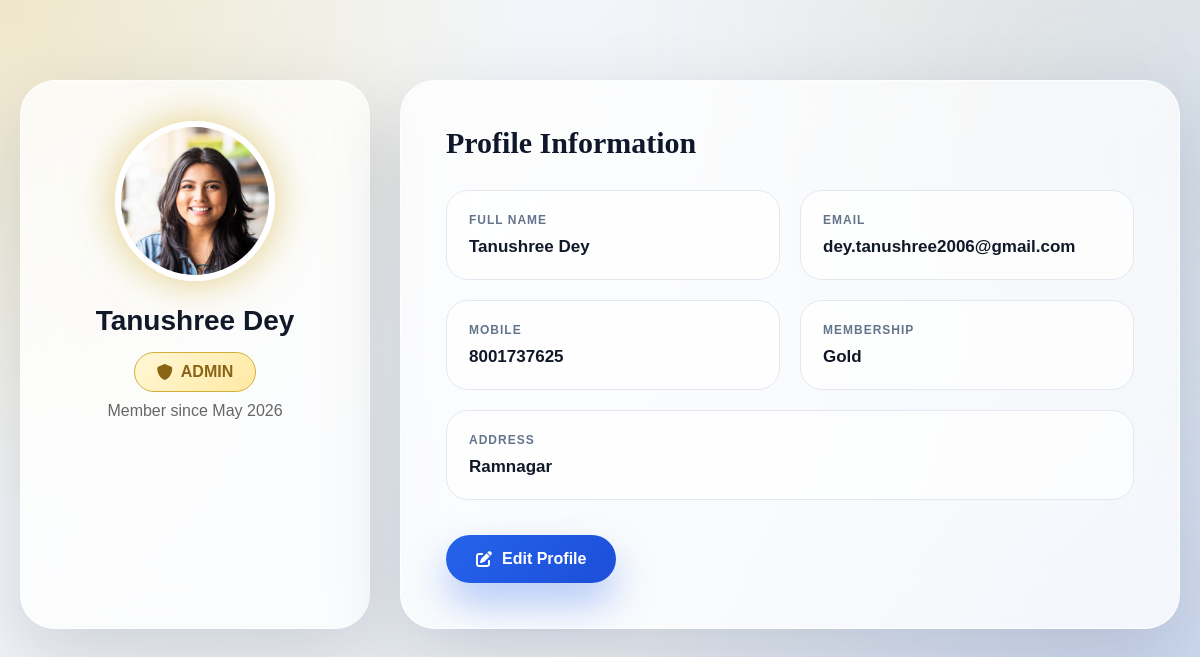
Page /admin/admin_profile.php (signed in) on the committed database.
### tables this page shows
CREATE TABLE `clients` (
  `id` int(11) NOT NULL,
  `name` varchar(255) NOT NULL,
  `email` varchar(255) NOT NULL,
  `mobile` varchar(10) NOT NULL,
  `password` varchar(255) NOT NULL,
  `reset_token` varchar(255) DEFAULT NULL,
  `reset_expiry` datetime DEFAULT NULL,
  `address` varchar(255) NOT NULL,
  `image` text NOT NULL,
  `addwithus` timestamp NOT NULL DEFAULT current_timestamp(),
  `role` enum('admin','user') NOT NULL DEFAULT 'user',
  `membership` enum('Gold','Yes','No') NOT NULL DEFAULT 'No'
);

### admin/admin_profile.php (the view, shortened to what this page needs)
<!DOCTYPE html>
<html lang="en">
<head>
<link rel="stylesheet" href="admin_panel.css">
<link rel="stylesheet" href="https://cdnjs.cloudflare.com/ajax/libs/font-awesome/6.4.2/css/all.min.css">
<?php
global $conn;
$email = $_SESSION['user_email'] ?? null;
$query = mysqli_query($conn,
"SELECT * FROM clients WHERE email='$email' LIMIT 1");
$admin = mysqli_fetch_assoc($query);
$img = !empty($admin['image'])
    ? "../images/" . $admin['image']
    : "../images/default-user.png";
?>
</head>
<body>
<div class="profile-container">
    <div class="profile-card">
        <img src="<?php echo $img; ?>">
        <h2><?php echo htmlspecialchars($admin['name']); ?></h2>
<div class="badge">
    <i class="fa fa-shield"></i>
    <?php echo strtoupper($admin['role']); ?>
</div>
        <p style="margin-top:10px; color:#666;">
            Member since <?php echo date("M Y", strtotime($admin['addwithus'])); ?>
        </p>
    </div>
    <div class="profile-details">
        <h3>Profile Information</h3>
        <div class="info-grid">
            <div class="info-box">
                <div class="label">Full Name</div>
                <div class="value"><?php echo $admin['name']; ?></div>
            </div>
            <div class="info-box">
                <div class="label">Email</div>
                <div class="value"><?php echo $admin['email']; ?></div>
            </div>
            <div class="info-box">
                <div class="label">Mobile</div>
                <div class="value"><?php echo $admin['mobile']; ?></div>
            </div>
            <div class="info-box">
                <div class="label">Membership</div>
                <div class="value"><?php echo $admin['membership']; ?></div>
            </div>
            <div class="info-box" style="grid-column: span 2;">
                <div class="label">Address</div>
                <div class="value"><?php echo $admin['address']; ?></div>
            </div>
        </div>
        <a href="edit_profile.php" class="edit-btn">
            <i class="fa fa-edit"></i> Edit Profile
        </a>
    </div>
</div>
</body>
</html>

### admin/admin_panel.css (style rules this page uses)
:root { --primary: #3a0ca3; --primary-light: #4361ee; --secondary: #7209b7; --success: #4cc9f0; --danger: #f72585; --warning: #f8961e; --info: #4895ef; --dark: #1a1a2e; --light: #f8f9fa; --border: #e9ecef; --text: #2d3748; --text-light: #718096; --shadow: 0 10px 15px -3px rgba(0, 0, 0, 0.1), 0 4px 6px -2px rgba(0, 0, 0, 0.05); --shadow-sm: 0 4px 6px -1px rgba(0, 0, 0, 0.1); --shadow-lg: 0 20px 25px -5px rgba(0, 0, 0, 0.1), 0 10px 10px -5px rgba(0, 0, 0, 0.04); --radius: 10px; --radius-sm: 6px; --sidebar-width: 260px; --header-height: 70px; --transition: all 0.3s ease; }
* { margin: 0; padding: 0; box-sizing: border-box; font-family: "Poppins", sans-serif; }
body { background-color: #f5f7fb; color: var(--text); overflow-x: hidden; }
.edit-btn { background: #dcfce7; color: #15803d; padding: 10px 15px; border-radius: 12px; text-decoration: none; font-weight: 600; }

### admin/admin_profile.php (style rules this page uses)
:root { --gold:#d4af37; --blue:#2563eb; --dark:#0f172a; --glass:rgba(255,255,255,.75); }
* { margin:0; padding:0; box-sizing:border-box; }
body { font-family:'Inter',sans-serif; min-height:100vh; background: radial-gradient(circle at top left, rgba(212,175,55,.25), transparent 35%), radial-gradient(circle at bottom right, rgba(37,99,235,.18), transparent 40%), linear-gradient( 135deg, #f8fafc, #e2e8f0 ); color:#0f172a; overflow-x:hidden; animation:bg 10s infinite alternate; }
body::before { content:""; position:fixed; width:500px; height:500px; background:linear-gradient( 135deg, #d4af37, #2563eb ); filter:blur(130px); opacity:.15; top:-150px; right:-150px; animation:float 8s infinite alternate; }
.profile-container { max-width:1200px; margin:60px auto; padding:20px; display:grid; grid-template-columns:350px 1fr; gap:30px; animation:page .8s ease; }
.profile-card, .profile-details { background: var(--glass); backdrop-filter:blur(25px); border: 1px solid rgba(255,255,255,.7); border-radius:35px; box-shadow: 0 30px 80px rgba(15,23,42,.15); transition:.4s; }
.profile-card { padding:40px; text-align:center; }
.profile-card img { width:160px; height:160px; border-radius:50%; object-fit:cover; border: 6px solid white; box-shadow: 0 0 40px rgba(212,175,55,.6); animation:avatar 4s infinite alternate; }
.profile-card h2 { margin-top:20px; font-size:28px; font-weight:700; color:#111827; }
.badge { display:inline-flex; align-items:center; gap:8px; margin-top:15px; padding:10px 22px; border-radius:50px; background: linear-gradient( 135deg, #fff7d6, #ffe9a3 ); color:#8a6415; font-weight:700; border:1px solid #d4af37; }
.profile-details { padding:45px; }
.profile-details h3 { font-size:30px; font-family:'Playfair Display',serif; margin-bottom:30px; }
.info-grid { display:grid; grid-template-columns:repeat(2,1fr); gap:20px; }
.info-box { background: rgba(255,255,255,.7); padding:22px; border-radius:22px; border: 1px solid #e2e8f0; position:relative; overflow:hidden; transition:.4s; }
.info-box::before { content:""; position:absolute; width:80px; height:80px; background:#d4af37; filter:blur(50px); opacity:0; transition:.4s; }
.label { font-size:12px; color:#64748b; font-weight:700; letter-spacing:1px; text-transform:uppercase; }
.value { margin-top:10px; font-size:17px; font-weight:700; color:#111827; }
.edit-btn { display:inline-flex; align-items:center; gap:10px; margin-top:35px; padding:15px 30px; border-radius:50px; background: linear-gradient( 135deg, #2563eb, #1d4ed8 ); color:white; text-decoration:none; font-weight:700; box-shadow: 0 20px 40px rgba(37,99,235,.35); transition:.4s; }

### rows in the picture
clients: image (picture), name "Tanushree Dey", role "ADMIN", addwithus "May 2026", email "dey.tanushree2006@gmail.com", mobile "8001737625", membership "Gold", address "Ramnagar"
